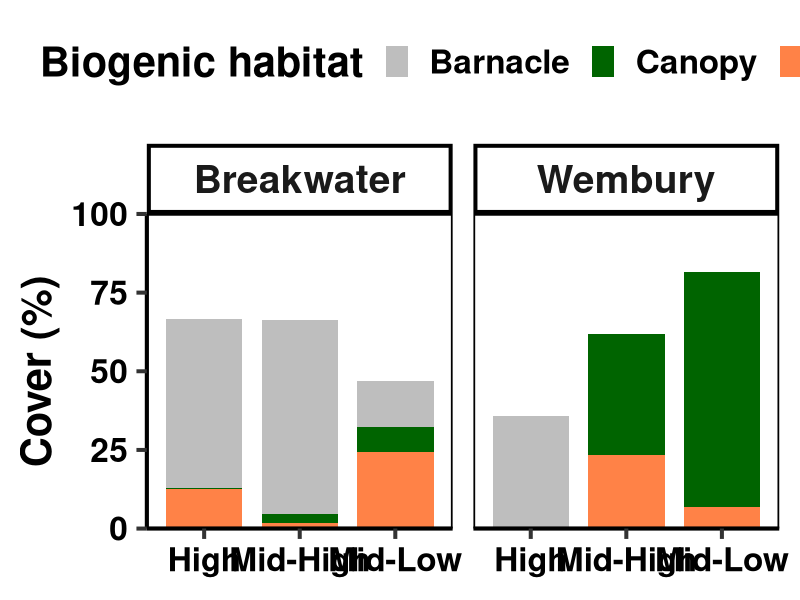
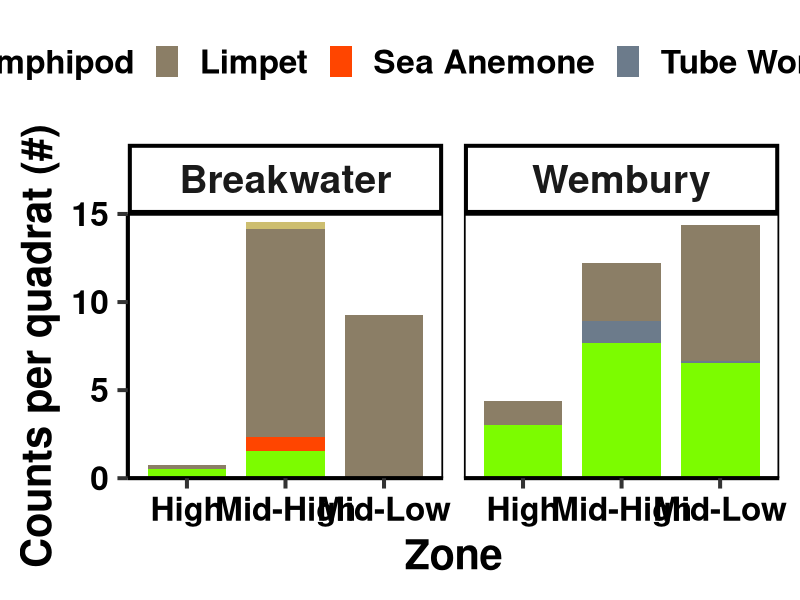
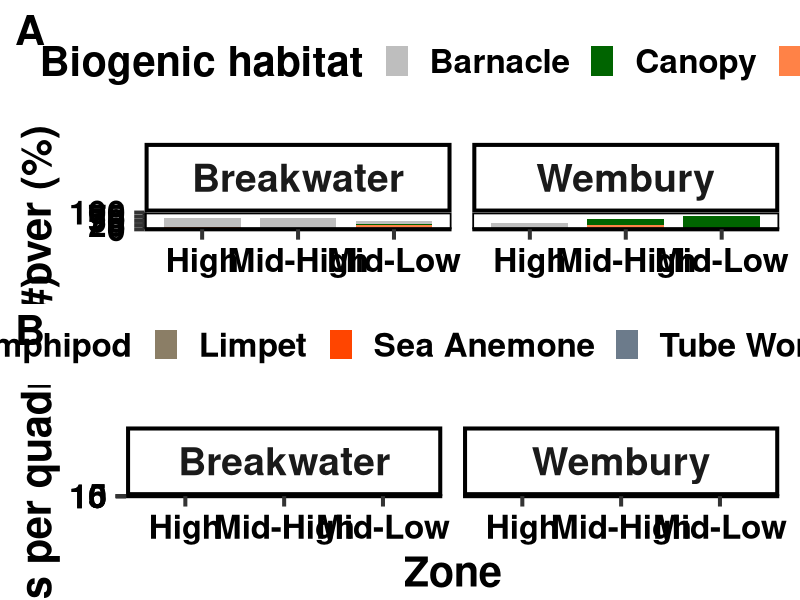
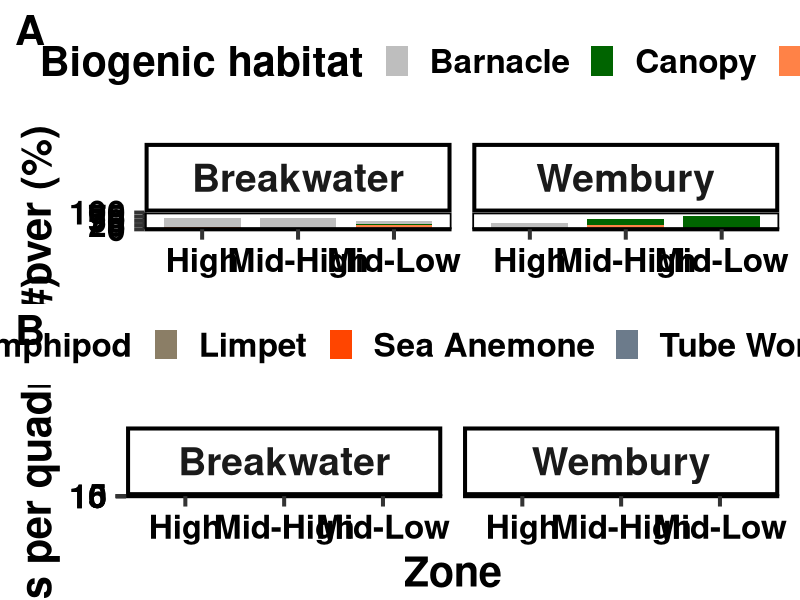

Here is the R script that generated these plots, in order:
#Microhabitat engineers: Seaweed canopies facilitate thermal microclimate across natural and artificial intertidal habitats

#Loading libraries----
library(ggplot2)
library(ggpubr)
library(dplyr)

#Percentage cover (Figure 3A; Use Percentage_Final_bar.csv file)----

Data <- read.csv("Percentage_Final_bar.csv", sep = ";")

Data <- Data %>%
  mutate(
    Site = as.factor(Site),
    Zone = as.factor(Zone),
    Functional_1 = as.factor(Functional_1),
    Percentage.cover = as.numeric(Percentage.cover)
  )

Cover_bar <- ggplot(Data,
                    aes(x = Zone, y = Percentage.cover/15, fill = Functional_1)) +
  geom_bar(stat = "identity", width = 0.8) +
  facet_wrap(~Site, scales = "free_x") +
  scale_y_continuous(expand = c(0,0), limits = c(0, 100)) +
  scale_fill_manual(values = c("Barnacle" = "grey", 
                               "Canopy" = "darkgreen",
                               "Turf" = "sienna1")) +  # replace/add your functional group colors
  labs(y = "Cover (%)", x = NULL, fill = "Biogenic habitat") +
  theme_classic2(base_size = 30) +
  theme(
    axis.text = element_text(face = "bold", color = "black"),
    axis.title = element_text(face = "bold"),
    legend.text = element_text(face = "bold"),
    legend.title = element_text(face = "bold"),
    panel.border = element_rect(color = "black", fill = NA, size = 1.2),
    legend.position = "top",
    strip.text = element_text(face = "bold", size = 28)
  )

Cover_bar


# Mobile species (Figure 3B; Use Mobile_Abundance.csv file)----

Data_ <- read.csv("Mobile_Abundance.csv", sep = ";")

Data_ <- Data_ %>%
  mutate(
    Site = as.factor(Site),
    Zone = as.factor(Zone),
    Functional = as.factor(Functional),
    Count = as.numeric(Count)
  )

# Sum counts per Site × Zone × Functional group and plotting
Data_mobile <- Data_ %>%
  group_by(Site, Zone, Functional) %>%
  summarise(Total_Count = sum(Count), .groups = "drop")

Data_mobile$Functional <- gsub("Tube-Worm", "Tube Worm", Data_mobile$Functional)

Mobile_Bar <- ggplot(Data_mobile,
                     aes(x = Zone, y = Total_Count/15, fill = Functional)) +
  geom_bar(stat = "identity", width = 0.8) +
  scale_y_continuous(expand = c(0,0), limits = c(0, 15))+
  facet_wrap(~Site, scales = "free_x") +
  scale_fill_manual(values = c(
    "Amphipod" = "lightgoldenrod3",
    "Limpet" = "wheat4",
    "Sea Anemone" = "orangered",
    "Tube Worm" = "slategray4",
    "Turbinate Gastropod" = "lawngreen"
  )) +
  labs(y = "Counts per quadrat (#)", x = "Zone", fill = "Mobile taxa") +
  theme_classic2(base_size = 30) +
  theme(
    axis.text = element_text(face = "bold", color = "black"),
    axis.title = element_text(face = "bold"),
    legend.text = element_text(face = "bold"),
    legend.title = element_text(face = "bold"),
    panel.border = element_rect(color = "black", fill = NA, size = 1.2),
    legend.position = "top",
    strip.text = element_text(face = "bold", size = 28)
  )

Mobile_Bar

# Combing figures (Figure 3)----

Final_plot <- ggarrange(
  Cover_bar,
  Mobile_Bar,
  ncol = 1, nrow = 2,
  labels = c("A", "B"),
  heights = c(1, 1),
  font.label = list(size = 30, face = "bold"),
  common.legend = FALSE,
  legend = "top"
)

print(Final_plot)

ggsave("Figure 3.png",
       plot = Final_plot,
       width = 18, height = 18, dpi = 350)
